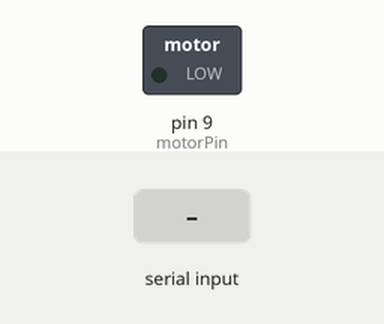
This sketch was run on a simulated Arduino Uno, built with avr-gcc and run on an emulated ATmega328P. Shown: switched loads named in the sketch (green lamp = pin HIGH). The test bench sets the inputs (shaded band).

Above: at 1.2 s.
1.3 s: byte 30 received over Serial
At 2.5 s:
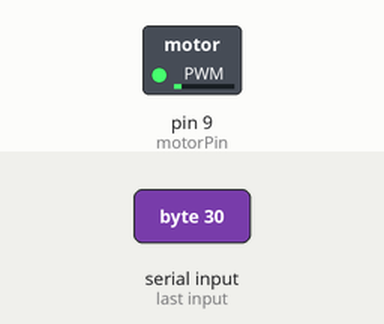
2.8 s: byte 90 received over Serial
At 3.9 s:
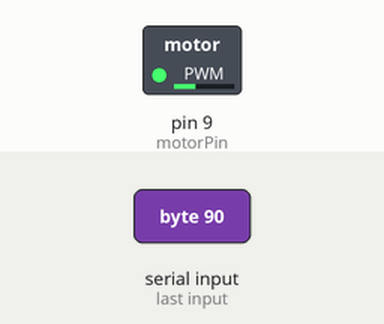
Timing chart, 0 to 5.8 s (numbered marks = the images above; inputs shaded):
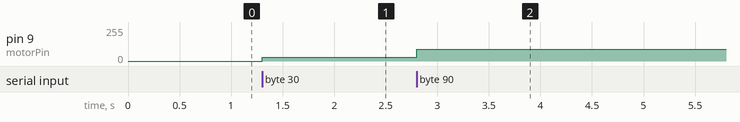

Measured:
- after the input at 1.3 s, pin 9 (motorPin): 0/255 → 30/255 at once
- after the input at 2.8 s, pin 9 (motorPin): 30/255 → 90/255 at once

The sketch:

Payload_Hop_Motor.ino
```cpp
// Define the pin for the motor
const int motorPin = 9; // PWM compatible pin for the motor

void setup() {
  // Initialize Serial communication at 9600 baud rate
  Serial.begin(9600);

  // Set the motor pin as an output
  pinMode(motorPin, OUTPUT);
}

void loop() {
  if (Serial.available() > 0) {
    // Read the incoming byte
    int pwmValue = Serial.read();

    // Output the PWM signal to control the motor speed
    analogWrite(motorPin, pwmValue);

    // Print the received PWM value
    //Serial.print("Received PWM Value: ");
    //Serial.println(pwmValue);
  }
}
```
